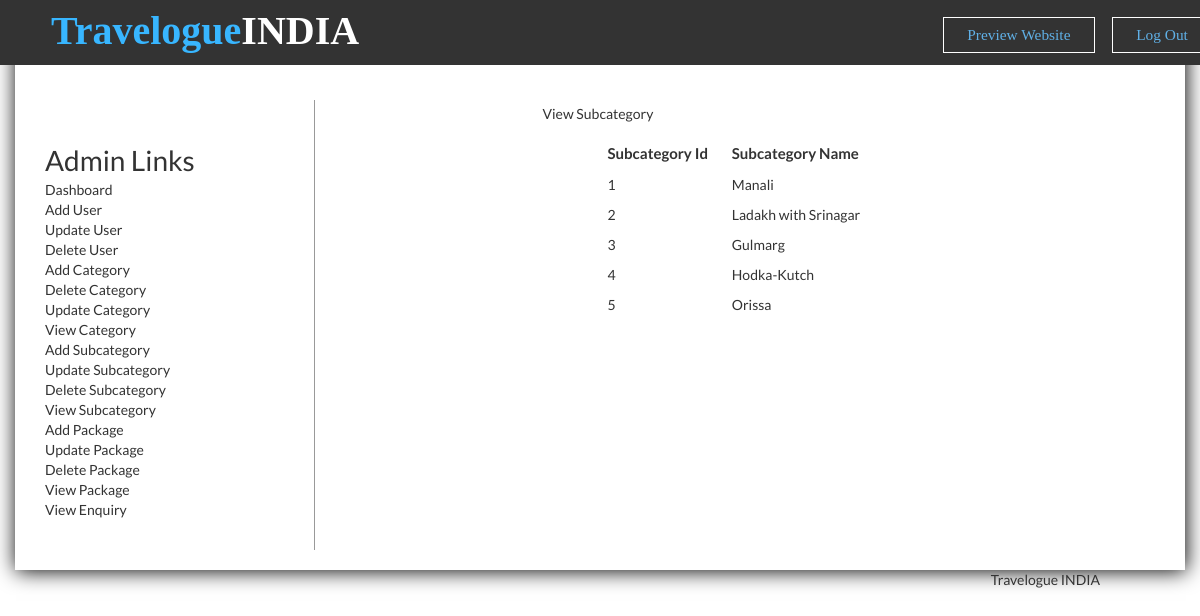
Page /viewsubcategory.php (signed in) on the committed database.
### tables this page shows
CREATE TABLE IF NOT EXISTS `subcategory` (
  `Subcatid` int(200) NOT NULL AUTO_INCREMENT,
  `Subcatname` varchar(1000) NOT NULL,
  `Catid` int(200) NOT NULL,
  `Pic` varchar(8000) NOT NULL,
  `Detail` varchar(8000) NOT NULL,
  PRIMARY KEY (`Subcatid`)
);

### viewsubcategory.php (the view, shortened to what this page needs)
<!DOCTYPE html>
<html>
<head>
<link href="style.css" rel="stylesheet" type="text/css" />
<link href="../css/bootstrap.css" rel='stylesheet' type='text/css'/>
<link href="../css/style.css" rel="stylesheet" type="text/css" media="all"/>
<link href="../css/animate.css" rel="stylesheet" type="text/css" media="all">
</head>
<body>
<?php include('function.php'); ?>
<?php include('top.php'); ?>
<div style="padding-top:100px; box-shadow:1px 1px 20px black; min-height:570px" class="container">
<div class="col-sm-3" style="border-right:1px solid #999; min-height:450px;">
<?php include('left.php'); ?>
</div>
<div class="col-sm-9">
<form method="post">
<table border="0" width="400px" height="300px" align="center" class="tableshadow">
<tr><td class="toptd">View Subcategory</td></tr>
<tr><td align="center" valign="top" style="padding-top:10px;">
<table border="0" align="center" width="70%" >
<tr><td style="font-size:15px; padding:5px; font-weight:bold;">Subcategory Id</td>
<td style="font-size:15px; padding:5px; font-weight:bold;">Subcategory Name</td></tr>
<?php
$s="select * from subcategory";
$result=mysqli_query($conn,$s);
while($data=mysqli_fetch_array($result))
{
		echo "<tr><td style=' padding:5px;'>$data[0]</td><td style=' padding:5px;'>$data[1]</td></tr>";
}
?>
</table>
</td></tr></table>
</form>
</div>
</div>
<?php include('bottom.php'); ?>
</body>
</html>

### style.css (style rules this page uses)
body { margin:0; padding:0; font-family: 'Lato', sans-serif; }
.container:after { content: "\0020"; display: block; height: 0; clear: both; visibility: hidden; }

### rows in the picture
subcategory: Subcatid "1", Subcatname "Manali"
subcategory: Subcatid "2", Subcatname "Ladakh with Srinagar"
subcategory: Subcatid "3", Subcatname "Gulmarg"
subcategory: Subcatid "4", Subcatname "Hodka-Kutch"
subcategory: Subcatid "5", Subcatname "Orissa"
